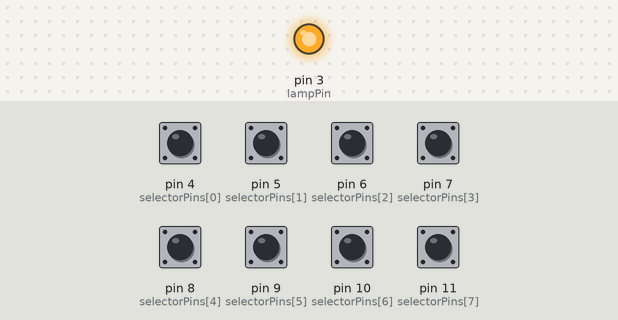
This sketch was run on a simulated Arduino Nano, built with avr-gcc and run on an emulated ATmega328P. Shown: output pins drawn as LEDs (lit = HIGH). Dashed ring = blinking. The inputs (shaded band) are chosen by the test bench; at power-on: pin 4 (selectorPins[0]), pin 5 (selectorPins[1]), pin 6 (selectorPins[2]), pin 7 (selectorPins[3]), pin 8 (selectorPins[4]), pin 9 (selectorPins[5]), pin 10 (selectorPins[6]), pin 11 (selectorPins[7]) HIGH.

Above: at 1.2 s.
1.3 s: pin 5 (selectorPins[1]) pulled LOW for 0.15 s
22.7 s: pin 4 (selectorPins[0]) pulled LOW for 0.15 s
At 25.5 s:
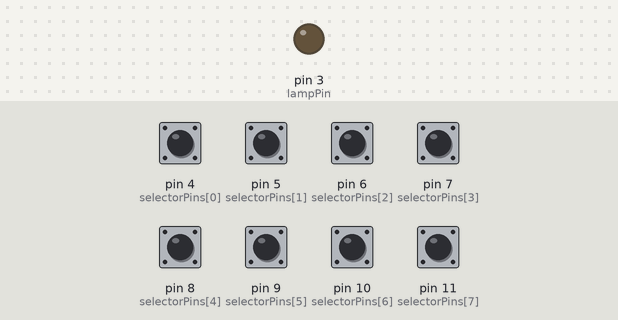
26.2 s: pin 7 (selectorPins[3]) pulled LOW for 0.15 s
33.2 s: pin 8 (selectorPins[4]) pulled LOW for 0.15 s
At 34.5 s:
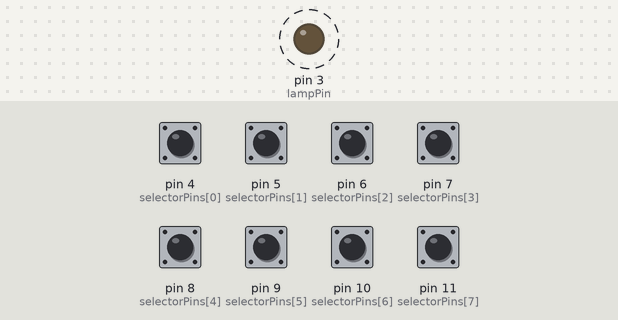
Timing chart, 0 to 37.5 s (numbered marks = the images above; inputs shaded):
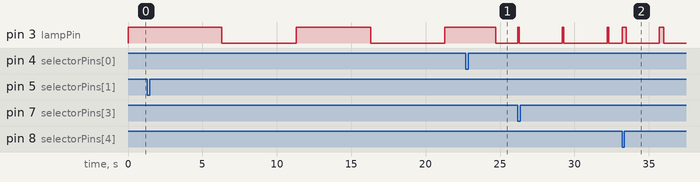

The sketch:

lighthouse_simulator.ino
```cpp
// ===========================
// Lighthouse Simulator
// Arduino Nano
// ===========================

const int lampPin = 3;            // Lamp/LED control pin
const int selectorPins[8] = {4,5,6,7,8,9,10,11}; // Rotary switch input pins

// Set true if your LED or relay module is active-low
const bool ACTIVE_LOW = false;

int currentProgram = 0;
int stepIndex = 0;
unsigned long lastChange = 0;
bool lampOn = true;

// ---------------------------
// Program definitions
// Times in milliseconds, ON/OFF alternated
// ---------------------------

// Program table and visual representation (ASCII):
//
// Pos | Program       | Sequence (ON=█ OFF= )
// ----+---------------+----------------------------
// 0   | Krinica Morska | ██ ██ ██                  (2 ON –2 OFF –2 ON –6 OFF)
// 1   | Hel            | █████ █████               (5 ON –5 OFF)
// 2   | Jastarnia      | ██ ██ ███████ █████████   (2 ON –2 OFF –7 ON –9 OFF)
// 3   | Rozewie        | █ ███████████             (0.1 ON –2.9 OFF)
// 4   | Stilo          | █ ██ █ ██ █ ██████        (0.3 ON –2.2 OFF –0.3 ON –2.2 OFF –0.3 ON –6.7 OFF)
// 5   | Czołpino       | ██ █ ██ ███               (2 ON –1 OFF –2 ON –3 OFF)
// 6   | Jarosławiec    | █ ███ █ █████             (0.5 ON –2 OFF –0.5 ON –6 OFF)
// 7   | Darłowo        | ██ ██ ██ █████████        (2 ON –2 OFF –2 ON –9 OFF)

const unsigned long krinica[] = {2000,2000,2000,6000};                       // Krinica Morska
const unsigned long hel[] = {5000, 5000};                 // Hel
const unsigned long jastarnia[] = {2000, 2000, 7000, 9000};     // Jastarnia
const unsigned long rosewie[] = {100, 2900};     // Rozewie
const unsigned long stilo[] = {300,2200,300,2200,300,6700};                       // Stilo
const unsigned long czolpino[] = {2000, 1000, 2000, 3000};     // Czolpino
const unsigned long jaroslawiec[] = {500, 2000, 500, 6000};                 // Jaroslawiec
const unsigned long darlowo[] = {2000, 2000, 2000, 9000};     // Darlowo

#define ARRAY_LEN(x) (sizeof(x)/sizeof(x[0]))

const unsigned long* programs[8] = {krinica, hel, jastarnia, rosewie, stilo, czolpino, jaroslawiec, darlowo};
const int programLengths[8] = {
  ARRAY_LEN(krinica),
  ARRAY_LEN(hel),
  ARRAY_LEN(jastarnia),
  ARRAY_LEN(rosewie),
  ARRAY_LEN(stilo),
  ARRAY_LEN(czolpino),
  ARRAY_LEN(jaroslawiec),
  ARRAY_LEN(darlowo)
};
// ---------------------------
// Function to turn lamp ON/OFF according to ACTIVE_LOW
// ---------------------------
void setLamp(bool on) {
  if (ACTIVE_LOW) digitalWrite(lampPin, on ? LOW : HIGH);
  else            digitalWrite(lampPin, on ? HIGH : LOW);
  digitalWrite(LED_BUILTIN, on ? HIGH : LOW);
}

// ---------------------------
void setup() {
  pinMode(lampPin, OUTPUT);
  for(int i=0;i<8;i++) pinMode(selectorPins[i], INPUT_PULLUP);

  lampOn = true;
  setLamp(true);
  lastChange = millis();
}

// ---------------------------
void loop() {
  // Check rotary switch
  for(int i=0;i<8;i++){
    if(digitalRead(selectorPins[i]) == LOW){
      if(currentProgram != i){
        currentProgram = i;
        stepIndex = 0;
        lampOn = true;
        setLamp(true);
        lastChange = millis();
      }
    }
  }

  // Handle blinking sequence
  unsigned long now = millis();
  if(now - lastChange >= programs[currentProgram][stepIndex]){
    lampOn = !lampOn;
    setLamp(lampOn);
    lastChange = now;
    stepIndex++;
    if(stepIndex >= programLengths[currentProgram]) stepIndex = 0;
  }
}
```

Measured:
- after the input at 22.7 s, pin 3 (lampPin): HIGH → LOW after 2.0 s
- by itself, pin 3 (lampPin): alternates HIGH for 5.0 s and LOW for 5.0 s
